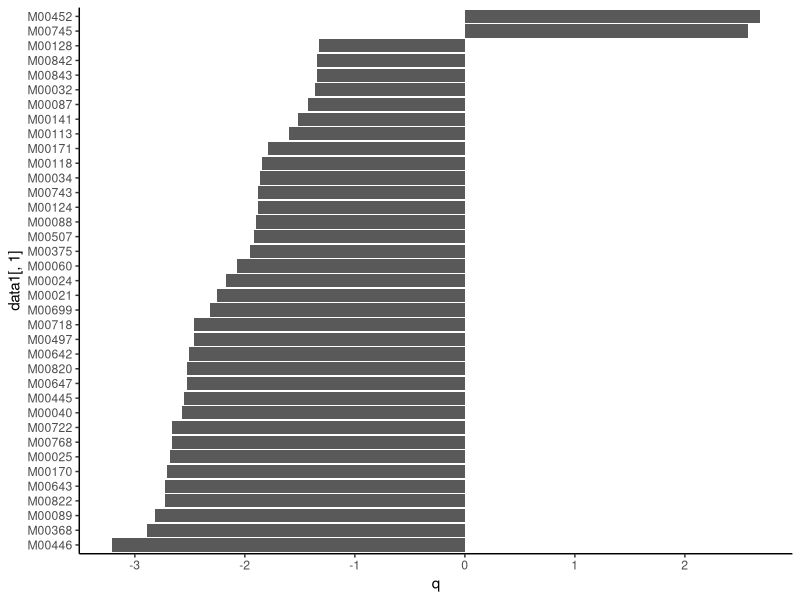

Reproduce this figure in R.
data1 = read.table("filter_module.txt",sep = "\t",check.names = F,
                   stringsAsFactors = F,header = T)
#data1[,1] = gsub(".*;s_","",data1[,1])
library(ggplot2)
data1 = data1[,c(1,8,9,10)]
data1$q = log10(data1$p.value)
data1$q[data1$Elderly_mean>data1$Young_mean] = -data1$q[data1$Elderly_mean<data1$Young_mean]
data1 = data1[order(data1$q),]
name = data1$species
data1$species = factor(data1$species,levels = name)
ggplot(data1,aes(data1[,1],y = q))+geom_bar(stat = 'identity', position = 'dodge')+
  coord_flip()+theme_classic()

